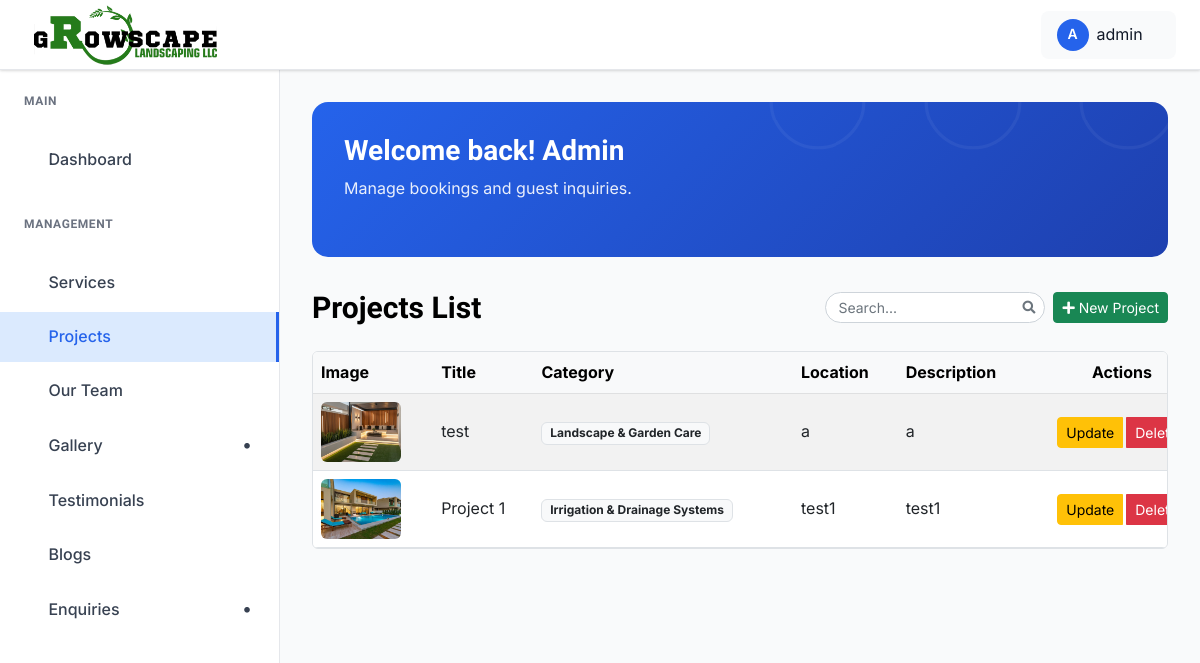
Before: /dashboard/projects/ (signed in) with the older database file.
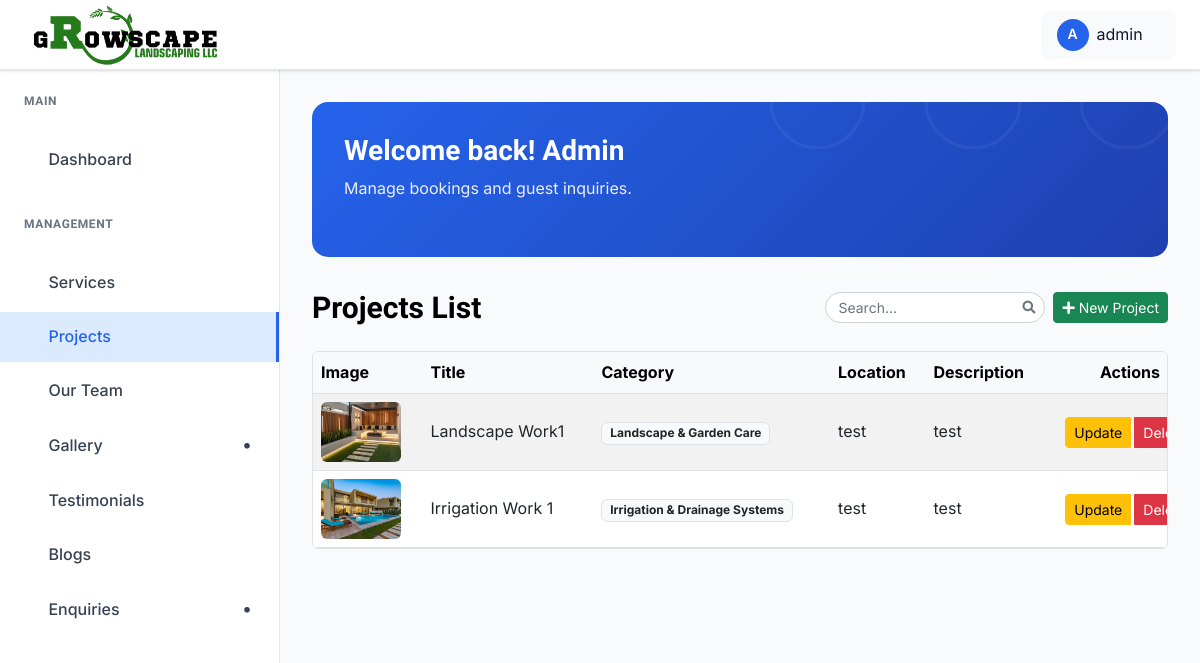
After: the same page with the newer database file.
### growscape_app/models.py (models this page shows, shortened)
class Project(models.Model):
    title = models.CharField(max_length=200)
    service_category = models.ForeignKey(
        Service,
        on_delete=models.SET_NULL,
        null=True,
        related_name='projects',
        help_text="Select which service category this project belongs to."
    )
    image = models.ImageField(upload_to='projects/')
    location = models.CharField(max_length=100, blank=True, help_text="e.g. Dubai Hills")
    description = models.TextField(blank=True, help_text="Description of work done.")
    created_at = models.DateTimeField(auto_now_add=True)

class Service(models.Model):
    name = models.CharField(max_length=200)
    slug = models.SlugField(unique=True, blank=True)
    full_description = models.TextField(blank=True, help_text="Detailed explanation of the service.")
    features_list = models.TextField(
        help_text="Enter the bullet points from the brochure here, separated by commas or new lines."
    )
    cover_image = models.ImageField(upload_to='services/', blank=True, null=True)

### growscape_app/views.py (the view)
# urls.py: path("dashboard/projects/", views.project_list, name="project_list"),
@login_required(login_url="admin_login")
def project_list(request):
    projects_qs = Project.objects.all().order_by("-created_at")
    paginator = Paginator(projects_qs, 9)
    page_number = request.GET.get("page")
    projects = paginator.get_page(page_number)
    return render(request, "admin_pages/project_list.html", {
        "projects": projects,
        "all_services": Service.objects.all()
    })

### growscape_app/context_processors.py (called while the page is built)
def nav_data(request):
    return {
        'nav_services': Service.objects.all()[:6],
        'nav_blogs': Blog.objects.all()[:4],
    }

### templates/admin_pages/project_list.html (shortened to what this page needs)
{% extends "admin_pages/base.html" %}
{% load static %}
{% block content %}
<div class="dashboard__form__wraper">
    <div class="create__course__title mb-4 d-flex flex-wrap justify-content-between align-items-center gap-2">
        <h4 class="mb-0">Projects List</h4>
        <div class="d-flex align-items-center gap-2 ms-auto">
            <div class="search-box">
                <input type="text" id="projectSearchInput" class="form-control form-control-sm" placeholder="Search...">
            </div>
        </div>
        <a href="{% url 'project_create' %}" class="btn btn-success btn-sm">
            <i class="fas fa-plus"></i> New Project
        </a>
    </div>
    <div class="custom-table-container">
        <table class="table table-striped table-hover align-middle">
            <thead class="table-light">
                <tr>
                    <th>Image</th>
                    <th>Title</th>
                    <th>Category</th>
                    <th>Location</th>
                    <th>Description</th>
                    <th class="text-center">Actions</th>
                </tr>
            </thead>
            <tbody>
                {% for project in projects %}
                <tr>
                    <td>
                        {% if project.image %}
                            <img src="{{ project.image.url }}" alt="{{ project.title }}" width="80" height="60" style="object-fit:cover;" class="rounded">
                        {% else %}
                            <img src="https://via.placeholder.com/80x60?text=No+Image" width="80" height="60" class="rounded">
                        {% endif %}
                    </td>
                    <td>{{ project.title }}</td>
                    <td>
                        <span class="badge bg-light text-dark border">
                            {{ project.service_category.name|default:"Uncategorized" }}
                        </span>
                    </td>
                    <td>{{ project.location|default:"-" }}</td>
                    <td>{{ project.description|striptags|truncatechars:30 }}</td>
                    <td class="text-center">
                        <div class="btn-group">
                            <button class="btn btn-sm btn-warning me-1" data-bs-toggle="modal" data-bs-target="#updateProjectModal{{ project.id }}">Update</button>
                            <button class="btn btn-sm btn-danger" data-bs-toggle="modal" data-bs-target="#deleteProjectModal{{ project.id }}">Delete</button>
                        </div>
                    </td>
                </tr>
                {% empty %}
                <tr>
                    <td colspan="6" class="text-center py-4 text-muted">No projects found. <a href="{% url 'project_create' %}">Add your first project</a></td>
                </tr>
                {% endfor %}
            </tbody>
        </table>
    </div>
</div>
{% endblock %}

Changed rows visible on the page:
changed Project "Landscape & Garden Care": title "test" → "Landscape Work1"; location "a" → "test"; description "a" → "test"
changed Project "Irrigation & Drainage Systems": title "Project 1" → "Irrigation Work 1"; location "test1" → "test"; description "test1" → "test"
